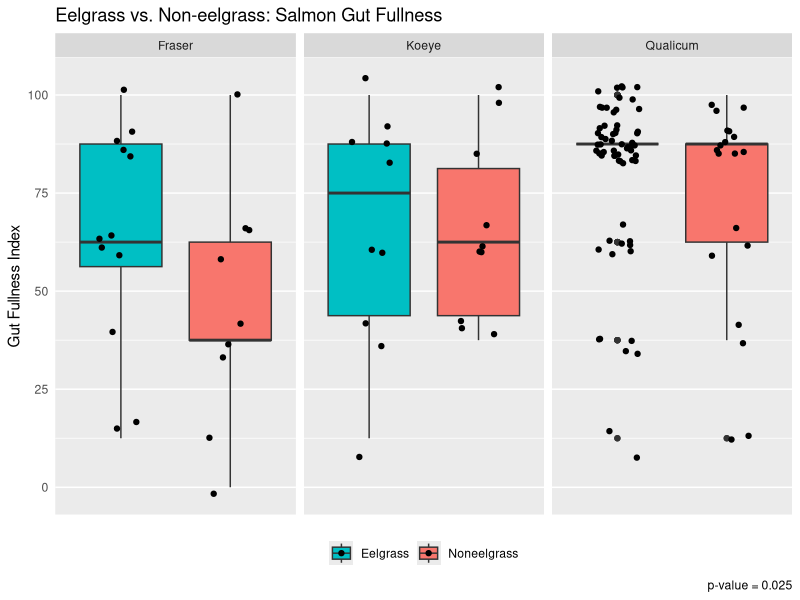
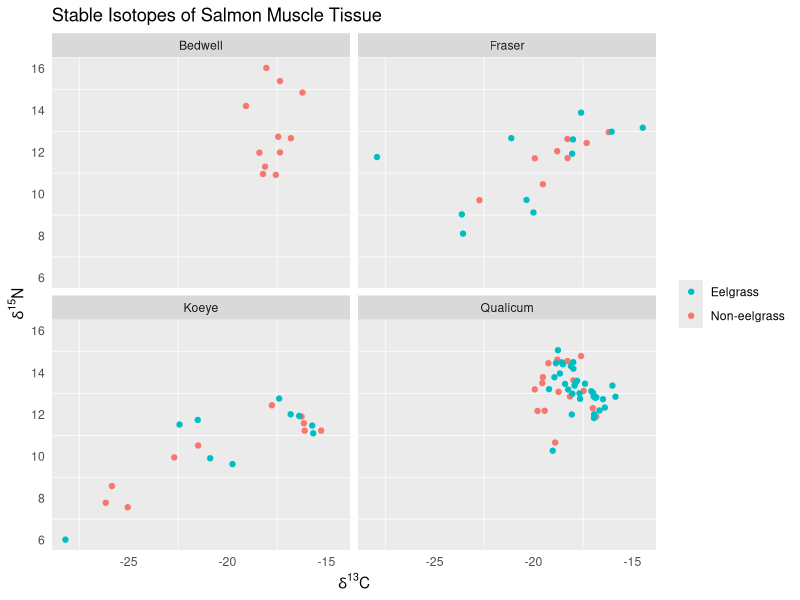

These charts were generated, in order, by the following R code: (Note: this script raises an error after producing the figures.)
#EEEEELGRAAAAASS PROOOOOJEEEEECT

setwd("~/Desktop")
#so it knows where to find my gosh darn files! :)

eelgrass <- read.csv(file="eel.csv", stringsAsFactors=FALSE, strip.white=TRUE, na.strings=c("NA",""))
#upload a simple version of raw data file

library(tidyverse)
#load library for ggplot and whatnot

eel <- mutate(eelgrass, Eelsite = paste(Site, Eelgrass, sep = " "))
#make a variable with both site and habitat, separated by a space

#first we'll work with the gut fullness aspect ~

eel$GFI[which(eel$GFI == "0-25")] <- "0-25%"
#fixing a typo, oopsie!

eel$GFI[which(eel$GFI == "0%")] <- "0"
eel$GFI[which(eel$GFI == "0-25%")] <- "12.5"
eel$GFI[which(eel$GFI == "25-50%")] <- "37.5"
eel$GFI[which(eel$GFI == "50-75%")] <- "62.5"
eel$GFI[which(eel$GFI == "75-100%")] <- "87.5"
eel$GFI[which(eel$GFI == "100%")] <- "100"
#changing ranges to something measurable

eel$GFI <- as.numeric(eel$GFI)
#changing from character to numeric

eel$Eelgrass <- as.factor(eel$Eelgrass)
#changing to factor to reflect the two different "levels"

eel$Eelgrass <- factor(eel$Eelgrass, levels(eel$Eelgrass)[c(2, 1)])
#rearranging levels for the sake of the ggplot visuals

gut <- eel %>%
  group_by(ID) %>%
  summarize(GFI=first(GFI), Eelgrass=first(Eelgrass),
            Site=first(Site), Eelsite=first(Eelsite)) %>%
  filter(Site != "Bedwell")
#need to organize data by each fish not by each prey item per fish
#also want to leave out Bedwell since it is useless for comparing

#Gut Fullness Graph!
ggplot(gut, aes(x=Eelgrass, y=GFI, fill=Eelgrass))+ 
  geom_boxplot()+
  facet_wrap(~Site)+
  labs(y="Gut Fullness Index", x=NULL, caption="p-value = 0.025",
       title="Eelgrass vs. Non-eelgrass: Salmon Gut Fullness")+
  theme(axis.text.x=element_blank(), axis.ticks=element_blank(),
        legend.position = "bottom", legend.title = element_blank(),
        panel.grid.major.x = element_blank())+
  scale_x_discrete(limits=c("Eelgrass", "Noneelgrass")) +
  scale_fill_discrete(breaks=c("Eelgrass", "Noneelgrass"))+
  geom_jitter(width=0.2)
#this is the most I can do to modify this, ask for feedback...

#working on a t-test for GFI values (not including bedwell)
y1 <- filter(gut, Eelgrass == "Eelgrass")
ya <- as.vector(y1[["GFI"]])
#create first vector for eelgrass
y2 <- filter(gut, Eelgrass == "Noneelgrass")
yb <- as.vector(y2[["GFI"]])
#create second vector for noneelgrass
yc <- length(ya)-length(yb)
yd <- rep_len(NA, yc)
#have to have same sample sizes, difference calculated using length
ye <- c(yb, yd)
#our completed noneelgrass vector with the right sample size
t.test(ya, ye)
#results give p-value=0.02529, are able to reject null hypothesis!

#switching it up to isotope work now ~

isotope <- read.csv(file="iso.csv", stringsAsFactors=FALSE, strip.white=TRUE, na.strings=c("NA",""))
#loading/reading isotope data in

iso <- mutate(isotope, Eelsite = paste(Site, Eelgrass, sep = " "))
#add variable w/eelgrass site just other dataframe (necessary tho?)

iso$Eelgrass <- as.factor(iso$Eelgrass)
#changing to factor to reflect the two different "levels"

iso$Eelgrass <- factor(iso$Eelgrass, levels(iso$Eelgrass)[c(2, 1)])
#rearranging levels for the sake of the ggplot visuals

#Isotope Graph!
ggplot(iso, aes(carb, nitro))+
  geom_point(aes(color=Eelgrass)) + facet_wrap(~ Site) +
  labs(x=expression(paste(delta^"13","C")),
       y=expression(paste(delta^"15","N")),
       title= "Stable Isotopes of Salmon Muscle Tissue")+
  theme(axis.ticks=element_blank(), legend.title=element_blank(),
        panel.grid.major = element_blank())+
  guides(color = guide_legend(reverse = TRUE))
#A beautiful scatterplot plot with all the right features (finally)

#working on diet data now, to graph abundance and whatnot! ~

eel$Group <- as.factor(eel$Group)
#changing to factor to reflect the different "levels" of prey items

#replace groups since there's too many
eel$Group[which(eel$Group=="Arachnid")] <- "Insect"
eel$Group[which(eel$Group=="Crustacean")] <- "Arthropod"
eel$Group[which(eel$Group=="Caprellid")] <- "Amphipod"
eel$Group[which(eel$Group=="Corophiid")] <- "Amphipod"
eel$Group[which(eel$Group=="Hyperiid")] <- "Amphipod"
eel$Group[which(eel$Group=="Gammarid")] <- "Amphipod"
eel$Group[which(eel$Group=="Calanoid")] <- "Copepod"
eel$Group[which(eel$Group=="Harpacticoid")] <- "Copepod"
eel$Group[which(eel$Group=="Cyclopoid/Poecilostomatoid")] <- "Copepod"
eel$Group[which(eel$Group=="Malacostracan")] <- "Arthropod"
eel$Group <- as.character(eel$Group) #change to create new "level"
eel$Group[which(eel$Group=="Detritus")] <- "Other"
eel$Group[which(eel$Group=="Diatom")] <- "Other"
eel$Group[which(eel$Group=="Parasite")] <- "Other"
eel$Group[which(eel$Group=="Octopus")] <- "Other"
eel$Group[which(eel$Group=="Cyphonaut")] <- "Other"
eel$Group[which(eel$Group=="Bivalve")] <- "Other"
eel$Group[which(eel$Group=="Chaetognath")] <- "Other"
eel$Group[which(eel$Group=="Mysid")] <- "Arthropod"
eel$Group[which(eel$Group=="Ostracod")] <- "Arthropod"
eel$Group[which(eel$Group=="Cladoceran")] <- "Arthropod"
eel$Group[which(eel$Group=="Cumacean")] <- "Arthropod"
eel$Group[which(eel$Group=="Euphausiid")] <- "Arthropod"
eel$Group[which(eel$Group=="Isopod")] <- "Arthropod"
eel$Group[which(eel$Group=="Larvacean")] <- "Other"
#switching the class back and forth gets rid of empty levels
eel$Group <- as.factor(eel$Group)
eel$Group <- as.character(eel$Group)
eel$Group <- as.factor(eel$Group)
levels(eel$Group)
#there, it's more simple to work with now!

#group together prey so there's no repeated rows for multiple prey
filt <- filter(eel, Group=="Amphipod")
amph <- filt %>%
  group_by(filt$ID) %>%
  summarize(ID=first(ID), abd=sum(Abundance), bio=sum(Biomass), Group=first(Group),
            Eelsite=first(Eelsite), Eelgrass=first(Eelgrass), Site=first(Site)) %>%
  select(ID, abd, bio, Group, Eelsite, Eelgrass, Site) %>%
  print(head(amph))
#HOLY GUACAMOLE I THINK I GOT IT TO FINALLY WOOOOORK! FOR REAL THO!

filt <- filter(eel, Group=="Arthropod")
arth <- filt %>%
  group_by(filt$ID) %>%
  summarize(ID=first(ID), abd=sum(Abundance), bio=sum(Biomass), Group=first(Group),
            Eelsite=first(Eelsite), Eelgrass=first(Eelgrass), Site=first(Site)) %>%
  select(ID, abd, bio, Group, Eelsite, Eelgrass, Site) %>%
  print(head(arth))
#first amphipod then arthropod then repeat manually for each prey

filt <- filter(eel, Group=="Barnacle")
barn <- filt %>%
  group_by(filt$ID) %>%
  summarize(ID=first(ID), abd=sum(Abundance), bio=sum(Biomass), Group=first(Group),
            Eelsite=first(Eelsite), Eelgrass=first(Eelgrass), Site=first(Site)) %>%
  select(ID, abd, bio, Group, Eelsite, Eelgrass, Site) %>%
  print(head(barn))

filt <- filter(eel, Group=="Cnidarian")
cnid <- filt %>%
  group_by(filt$ID) %>%
  summarize(ID=first(ID), abd=sum(Abundance), bio=sum(Biomass), Group=first(Group),
            Eelsite=first(Eelsite), Eelgrass=first(Eelgrass), Site=first(Site)) %>%
  select(ID, abd, bio, Group, Eelsite, Eelgrass, Site) %>%
  print(head(cnid))

filt <- filter(eel, Group=="Copepod")
cope <- filt %>%
  group_by(filt$ID) %>%
  summarize(ID=first(ID), abd=sum(Abundance), bio=sum(Biomass), Group=first(Group),
            Eelsite=first(Eelsite), Eelgrass=first(Eelgrass), Site=first(Site)) %>%
  select(ID, abd, bio, Group, Eelsite, Eelgrass, Site) %>%
  print(head(cope))

filt <- filter(eel, Group=="Decapod")
deca <- filt %>%
  group_by(filt$ID) %>%
  summarize(ID=first(ID), abd=sum(Abundance), bio=sum(Biomass), Group=first(Group),
            Eelsite=first(Eelsite), Eelgrass=first(Eelgrass), Site=first(Site)) %>%
  select(ID, abd, bio, Group, Eelsite, Eelgrass, Site) %>%
  print(head(deca))

filt <- filter(eel, Group=="Digested food")
digf <- filt %>%
  group_by(filt$ID) %>%
  summarize(ID=first(ID), abd=sum(Abundance), bio=sum(Biomass), Group=first(Group),
            Eelsite=first(Eelsite), Eelgrass=first(Eelgrass), Site=first(Site)) %>%
  select(ID, abd, bio, Group, Eelsite, Eelgrass, Site) %>%
  print(head(digf))

filt <- filter(eel, Group=="Fish")
fish <- filt %>%
  group_by(filt$ID) %>%
  summarize(ID=first(ID), abd=sum(Abundance), bio=sum(Biomass), Group=first(Group),
            Eelsite=first(Eelsite), Eelgrass=first(Eelgrass), Site=first(Site)) %>%
  select(ID, abd, bio, Group, Eelsite, Eelgrass, Site) %>%
  print(head(fish))

filt <- filter(eel, Group=="Insect")
inse <- filt %>%
  group_by(filt$ID) %>%
  summarize(ID=first(ID), abd=sum(Abundance), bio=sum(Biomass), Group=first(Group),
            Eelsite=first(Eelsite), Eelgrass=first(Eelgrass), Site=first(Site)) %>%
  select(ID, abd, bio, Group, Eelsite, Eelgrass, Site) %>%
  print(head(inse))

filt <- filter(eel, Group=="Other")
othr <- filt %>%
  group_by(filt$ID) %>%
  summarize(ID=first(ID), abd=sum(Abundance), bio=sum(Biomass), Group=first(Group),
            Eelsite=first(Eelsite), Eelgrass=first(Eelgrass), Site=first(Site)) %>%
  select(ID, abd, bio, Group, Eelsite, Eelgrass, Site) %>%
  print(head(othr))

filt <- filter(eel, Group=="Polychaete")
polyc <- filt %>%
  group_by(filt$ID) %>%
  summarize(ID=first(ID), abd=sum(Abundance), bio=sum(Biomass), Group=first(Group),
            Eelsite=first(Eelsite), Eelgrass=first(Eelgrass), Site=first(Site)) %>%
  select(ID, abd, bio, Group, Eelsite, Eelgrass, Site) %>%
  print(head(polyc))

filt <- filter(eel, Group=="Pteropod")
pter <- filt %>%
  group_by(filt$ID) %>%
  summarize(ID=first(ID), abd=sum(Abundance), bio=sum(Biomass), Group=first(Group),
            Eelsite=first(Eelsite), Eelgrass=first(Eelgrass), Site=first(Site)) %>%
  select(ID, abd, bio, Group, Eelsite, Eelgrass, Site) %>%
  print(head(pter))

neweel <- rbind(amph, arth, barn, cnid, cope, deca, digf, fish, inse, othr, polyc, pter)
#my fabulous new dataframe with prey abd and biom grouped together!

str(neweel)
#just double checking that the data is as it should be

#Now... Have to take the ave. abundances for each region/habitat!
filt <- filter(neweel, Group=="Amphipod")
Amph <- filt %>%
  group_by(filt$Eelsite) %>%
  summarize(Eelsite=first(Eelsite), Abd=mean(abd), Bio=mean(bio),
            Group=first(Group),Eelgrass=first(Eelgrass), Site=first(Site)) %>%
  select(Eelsite, Abd, Bio, Group, Eelgrass, Site) %>%
  print(head(Amph))
#copying the layout of the last transformation but for diff purpose

filt <- filter(neweel, Group=="Arthropod")
Arth <- filt %>%
  group_by(filt$Eelsite) %>%
  summarize(Eelsite=first(Eelsite), Abd=mean(abd), Bio=mean(bio),
            Group=first(Group),Eelgrass=first(Eelgrass), Site=first(Site)) %>%
  select(Eelsite, Abd, Bio, Group, Eelgrass, Site) %>%
  print(head(Arth))
#first amphipod then arthropod then repeat manually for each prey

filt <- filter(neweel, Group=="Barnacle")
Barn <- filt %>%
  group_by(filt$Eelsite) %>%
  summarize(Eelsite=first(Eelsite), Abd=mean(abd), Bio=mean(bio),
            Group=first(Group),Eelgrass=first(Eelgrass), Site=first(Site)) %>%
  select(Eelsite, Abd, Bio, Group, Eelgrass, Site) %>%
  print(head(Barn))

filt <- filter(neweel, Group=="Cnidarian")
Cnid <- filt %>%
  group_by(filt$Eelsite) %>%
  summarize(Eelsite=first(Eelsite), Abd=mean(abd), Bio=mean(bio),
            Group=first(Group),Eelgrass=first(Eelgrass), Site=first(Site)) %>%
  select(Eelsite, Abd, Bio, Group, Eelgrass, Site) %>%
  print(head(Cnid))

filt <- filter(neweel, Group=="Copepod")
Cope <- filt %>%
  group_by(filt$Eelsite) %>%
  summarize(Eelsite=first(Eelsite), Abd=mean(abd), Bio=mean(bio),
            Group=first(Group),Eelgrass=first(Eelgrass), Site=first(Site)) %>%
  select(Eelsite, Abd, Bio, Group, Eelgrass, Site) %>%
  print(head(Cope))

filt <- filter(neweel, Group=="Decapod")
Deca <- filt %>%
  group_by(filt$Eelsite) %>%
  summarize(Eelsite=first(Eelsite), Abd=mean(abd), Bio=mean(bio),
            Group=first(Group),Eelgrass=first(Eelgrass), Site=first(Site)) %>%
  select(Eelsite, Abd, Bio, Group, Eelgrass, Site) %>%
  print(head(Deca))

filt <- filter(neweel, Group=="Digested food")
Digf <- filt %>%
  group_by(filt$Eelsite) %>%
  summarize(Eelsite=first(Eelsite), Abd=mean(abd), Bio=mean(bio),
            Group=first(Group),Eelgrass=first(Eelgrass), Site=first(Site)) %>%
  select(Eelsite, Abd, Bio, Group, Eelgrass, Site) %>%
  print(head(Digf))

filt <- filter(neweel, Group=="Fish")
Fish <- filt %>%
  group_by(filt$Eelsite) %>%
  summarize(Eelsite=first(Eelsite), Abd=mean(abd), Bio=mean(bio),
            Group=first(Group),Eelgrass=first(Eelgrass), Site=first(Site)) %>%
  select(Eelsite, Abd, Bio, Group, Eelgrass, Site) %>%
  print(head(Fish))

filt <- filter(neweel, Group=="Insect")
Inse <- filt %>%
  group_by(filt$Eelsite) %>%
  summarize(Eelsite=first(Eelsite), Abd=mean(abd), Bio=mean(bio),
            Group=first(Group),Eelgrass=first(Eelgrass), Site=first(Site)) %>%
  select(Eelsite, Abd, Bio, Group, Eelgrass, Site) %>%
  print(head(Inse))

filt <- filter(neweel, Group=="Other")
Othr <- filt %>%
  group_by(filt$Eelsite) %>%
  summarize(Eelsite=first(Eelsite), Abd=mean(abd), Bio=mean(bio),
            Group=first(Group),Eelgrass=first(Eelgrass), Site=first(Site)) %>%
  select(Eelsite, Abd, Bio, Group, Eelgrass, Site) %>%
  print(head(Othr))

filt <- filter(neweel, Group=="Polychaete")
Polyc <- filt %>%
  group_by(filt$Eelsite) %>%
  summarize(Eelsite=first(Eelsite), Abd=mean(abd), Bio=mean(bio),
            Group=first(Group),Eelgrass=first(Eelgrass), Site=first(Site)) %>%
  select(Eelsite, Abd, Bio, Group, Eelgrass, Site) %>%
  print(head(Polyc))

filt <- filter(neweel, Group=="Pteropod")
Pter <- filt %>%
  group_by(filt$Eelsite) %>%
  summarize(Eelsite=first(Eelsite), Abd=mean(abd), Bio=mean(bio),
            Group=first(Group),Eelgrass=first(Eelgrass), Site=first(Site)) %>%
  select(Eelsite, Abd, Bio, Group, Eelgrass, Site) %>%
  print(head(Pter))

eelgr <- rbind(Amph, Arth, Barn, Cnid, Cope, Deca, Digf, Fish, Inse, Othr, Polyc, Pter)
#my fabulous new dataframe with prey Abd and Biom averaged together

str(eelgr)
#making sure it all looks okay and it does! So now, graphing!

eelgr$Eelgrass <- factor(eelgr$Eelgrass, levels(eelgr$Eelgrass)[c(2, 1)])
#putting eelgrass before noneelgrass for this particular plot

#Raw Abundance Graph
eelgr %>%
  ggplot(aes(Eelsite, Abd))+
  geom_bar(aes(fill=Group), stat="identity")+
  theme(axis.text.x = element_text(angle=45, hjust=1))

#if want to have sites graphed separately:
#add "+facet_wrap(~Site)" and change "Eelsite" to "Eelgrass"

#Raw Biomass Graph
eelgr %>%
  ggplot(aes(Eelsite, Bio))+
  geom_bar(aes(fill=Group), stat="identity")+
  theme(axis.text.x = element_text(angle=45, hjust=1))

#next step is fixing up abundance and biomass graphs!!

setwd("~/Eelgrass Project")
#in order to commit to Github and track saves and changes and etc!
